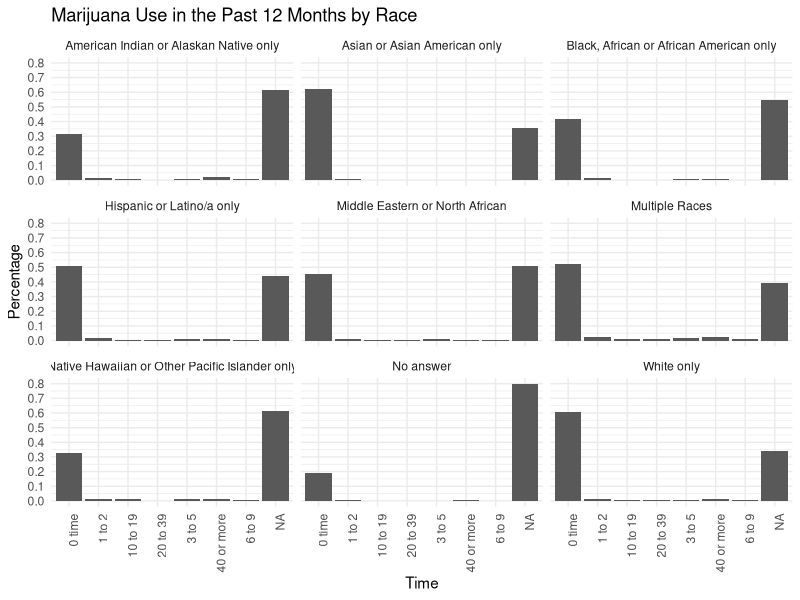
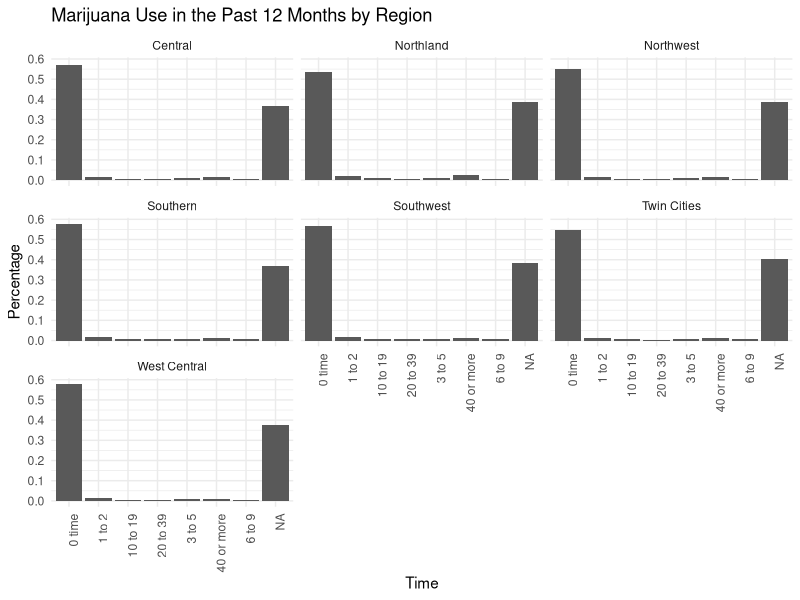
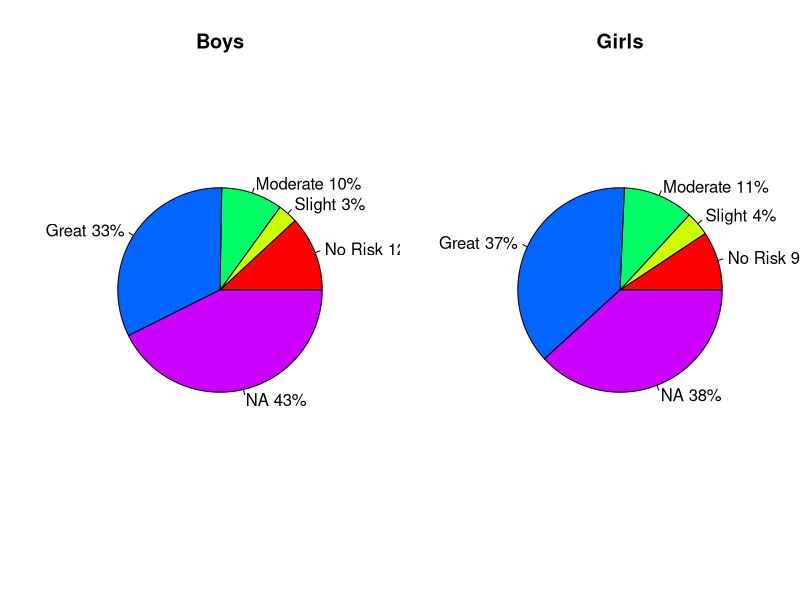
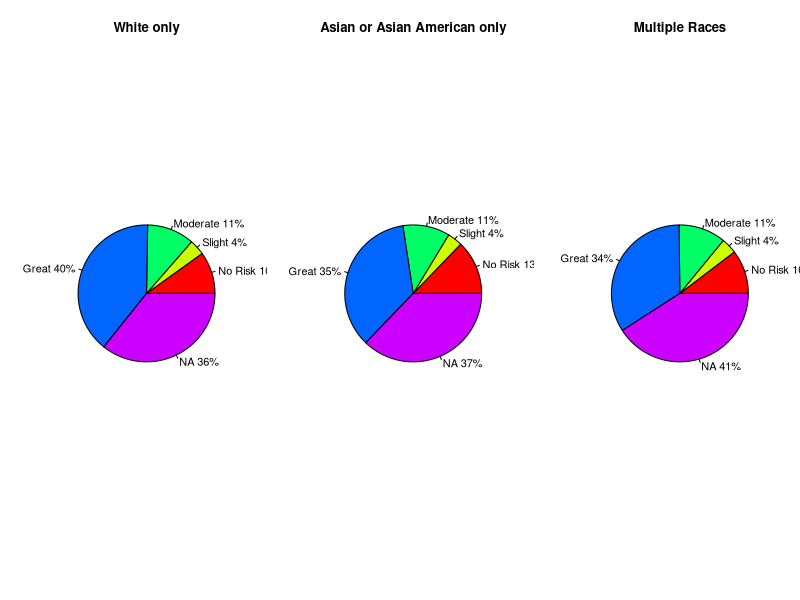
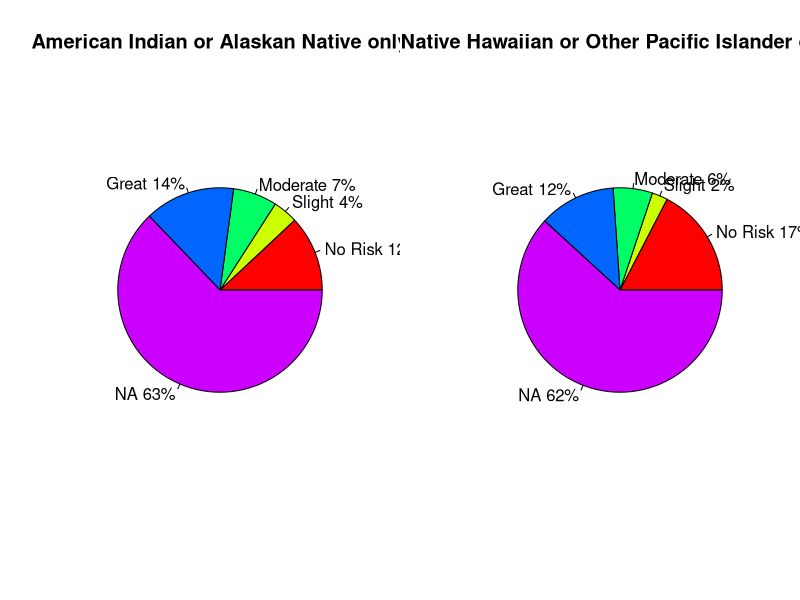
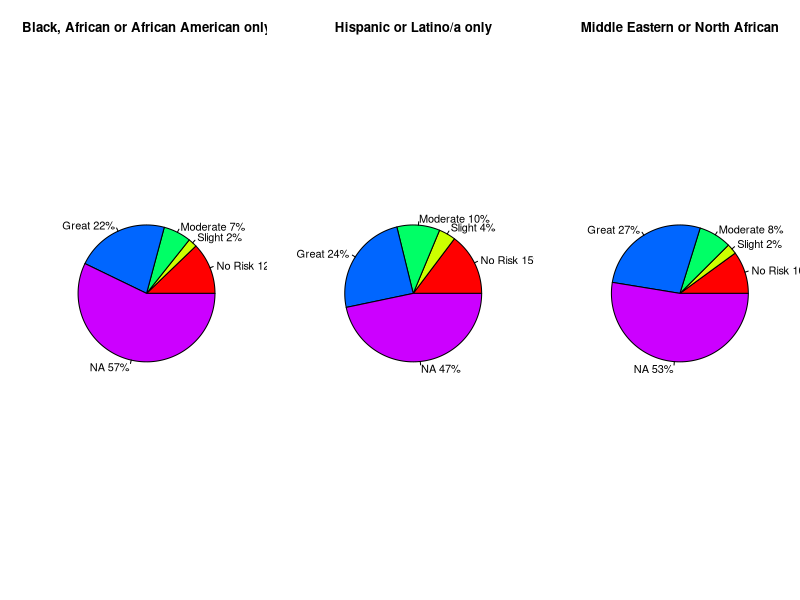
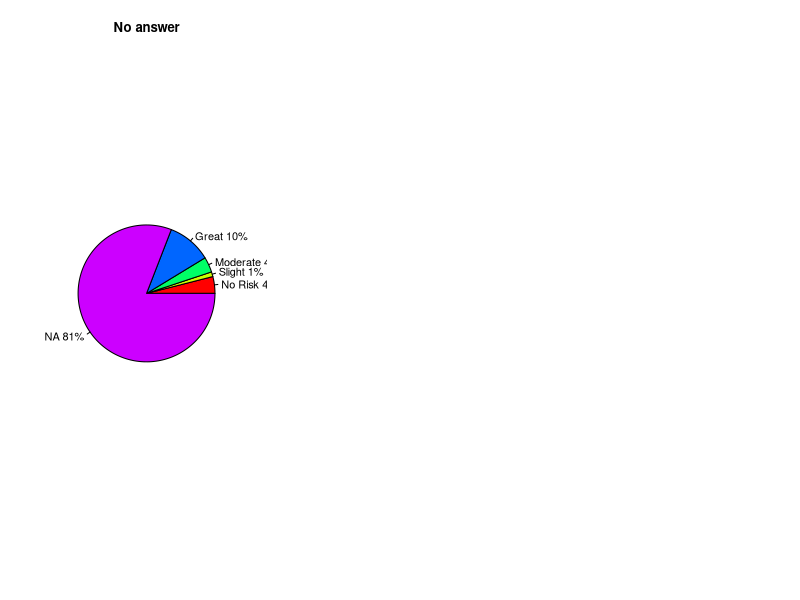

R code for these plots, in order:
## ---- chunk 1
library(readr)
library(ggplot2)
survey <- read_csv("result/region_percent_survey.csv")
survey
## ---- chunk 2
afterschoolx3 <- read_csv("result/clean_afterschool_x3_report.csv")
afterschoolx3
## ---- chunk 3
caring <- read_csv("result/clean_caringadult_report.csv")
caring
## ---- chunk 4
race <- read_csv("result/race_ethnicity.csv")
race
## ---- chunk 5
income <- read_csv("result/income.csv")
income
## ---- chunk 6
library(tidyr)
library(ggplot2)
library(dplyr)
raceQ3 <- read_csv("result/report_3_race.csv")

data_long <- pivot_longer(raceQ3, cols = -Race, names_to = "Time", values_to = "Percentage")

# Convert Percentage to numeric
data_long$Percentage <- as.numeric(sub("%", "", data_long$Percentage)) / 100

#convert race number to name
data_long <- data_long %>%
  mutate(Race = case_when(
    Race == 1 ~ "American Indian or Alaskan Native only",
    Race == 2 ~ "Asian or Asian American only",
    Race == 3 ~ "Black, African or African American only",
    Race == 4 ~ "Hispanic or Latino/a only",
    Race == 5 ~ "Middle Eastern or North African",
    Race == 6 ~ "Native Hawaiian or Other Pacific Islander only",
    Race == 7 ~ "White only",
    Race == 8 ~ "Multiple Races",
    Race == 9 ~ "No answer"))


#visualization
race_q3_plot <- ggplot(data_long, aes(x = Time, y = Percentage)) +
  geom_bar(stat = "identity", position = "dodge") +
  facet_wrap(~Race) +
  labs(x = "Time", y = "Percentage") +
  ggtitle("Marijuana Use in the Past 12 Months by Race") +
  theme_minimal() +
  theme(legend.position = "bottom",
        axis.text.x = element_text(angle = 90, hjust = 1)) + # Rotate x-axis labels vertically
  scale_y_continuous(breaks = seq(0, 1, by = 0.1))

race_q3_plot
## ---- chunk 7
regionQ3 <- read_csv("result/report_3_region.csv")
data_long <- pivot_longer(regionQ3, cols = -Region, names_to = "Time", values_to = "Percentage")

# Convert Percentage to numeric
data_long$Percentage <- as.numeric(sub("%", "", data_long$Percentage)) / 100


#visualization
region_q3_plot <- ggplot(data_long, aes(x = Time, y = Percentage)) +
  geom_bar(stat = "identity", position = "dodge") +
  facet_wrap(~Region) +
  labs(x = "Time", y = "Percentage") +
  ggtitle("Marijuana Use in the Past 12 Months by Region") +
  theme_minimal() +
  theme(legend.position = "bottom",
        axis.text.x = element_text(angle = 90, hjust = 1)) + # Rotate x-axis labels vertically
  scale_y_continuous(breaks = seq(0, 1, by = 0.1))

region_q3_plot
## ---- chunk 8
library(gridExtra)
make_pie_chart <- function(slices, title){
lbls <- c("No Risk", "Slight", "Moderate", "Great", "NA")
pct <- round(slices/sum(slices)*100)
lbls <- paste(lbls, pct)
# add percents to labels
lbls <- paste(lbls,"%",sep="") # ad % to labels
pie(slices,labels = lbls, col=rainbow(length(lbls)),   main= title) }

par(mfrow=c(1, 2)) 
make_pie_chart(c(11.89, 3.14, 9.7, 32.64, 42.63), "Boys")
make_pie_chart(c(9.33, 3.83,    11.16,  37.46,  38.22), "Girls")

## ---- chunk 9
par(mfrow=c(1, 3)) # Set up a 1x3 grid for plots
plot7 <- make_pie_chart(c(9.92, 3.66, 11.16, 39.54, 35.72), "White only")
plot2 <- make_pie_chart(c(12.8, 3.53, 11.09, 35.4, 37.19), "Asian or Asian American only")
plot8 <- make_pie_chart(c(10.37,3.7,11.12,33.93, 40.89), "Multiple Races")
par(mfrow=c(1, 2)) 
# Set up a 1x2 grid for plots
plot1 <- make_pie_chart(c(11.98,3.93, 6.96, 14.29, 62.84), "American Indian or Alaskan Native only")
plot6 <- make_pie_chart(c(17.39, 2.48, 6.21, 12.11, 61.8), "Native Hawaiian or Other Pacific Islander only")
par(mfrow=c(1, 3)) 
# Set up a 1x3 grid for plots
plot3 <- make_pie_chart(c(12.19, 2.1, 6.54, 22, 57.18), "Black, African or African American only")
plot4 <- make_pie_chart(c(14.72, 3.99, 10.13, 24.44, 46.71), "Hispanic or Latino/a only")
plot5 <- make_pie_chart(c(10.03, 2.44, 7.74, 27.22, 52.58), "Middle Eastern or North African")
plot9 <- make_pie_chart(c(3.97, 1.12, 3.61, 10.41, 80.89), "No answer")
